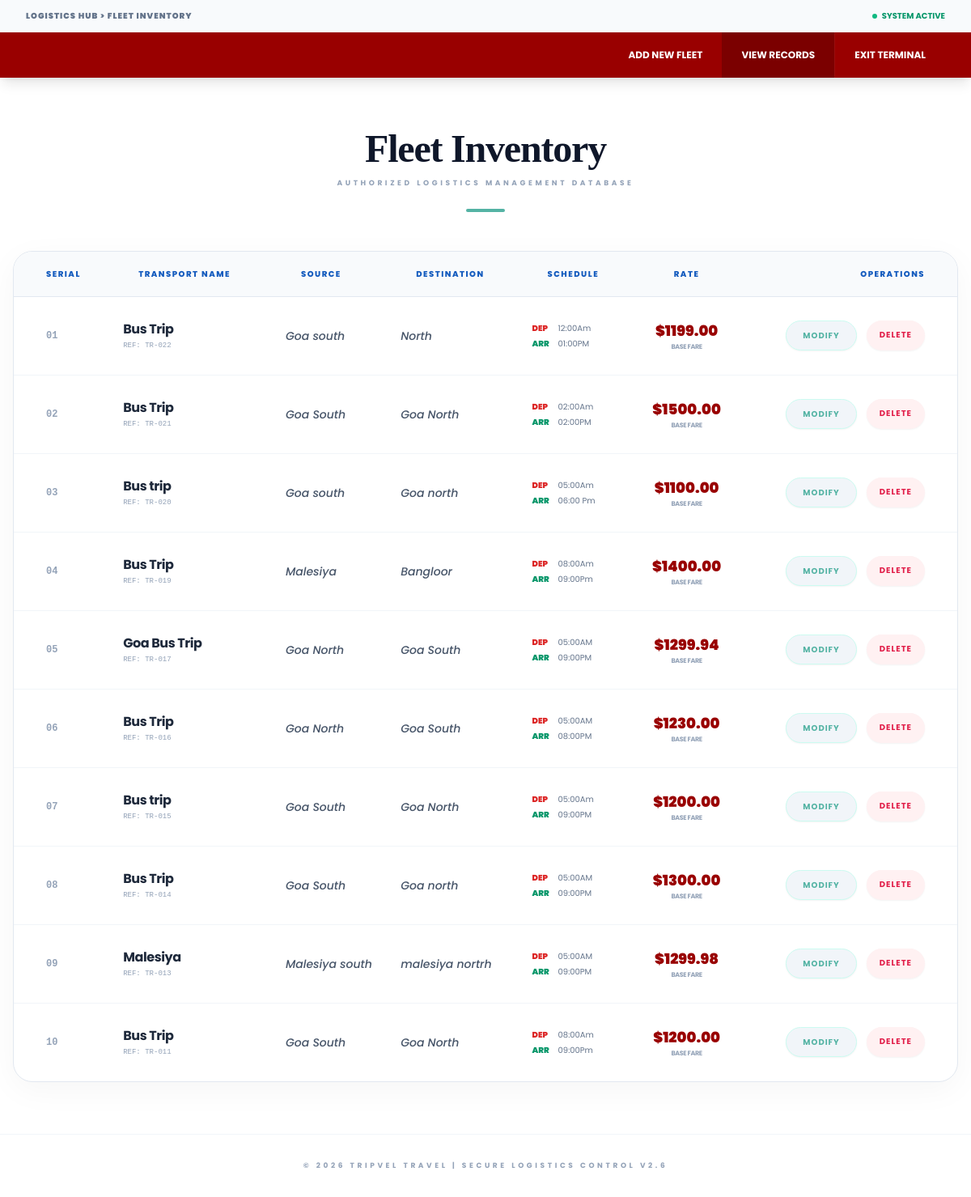
/ViewTransport/, run on the app's committed database.
### TravelApp/models.py (models this page shows)
class Transport(models.Model):
    transport_name = models.CharField(max_length=100)
    source = models.CharField(max_length=100)
    destination = models.CharField(max_length=100)
    departure_time = models.CharField(max_length=20)
    arrival_time = models.CharField(max_length=20)
    price = models.DecimalField(max_digits=10, decimal_places=2)
    class Meta:
        db_table = 'transport'

### TravelApp/views.py (the view)
# urls.py: path('ViewTransport/', views.ViewTransport, name='ViewTransport'),
def ViewTransport(request):
    items = Transport.objects.all().order_by('-id')
    return render(request, 'ViewTransport.html', {'items': items})

### TravelApp/templates/ViewTransport.html (shortened to what this page needs)
{% load static %}
<!DOCTYPE html>
<html lang="en" class="h-full">
<head>
    <script src="https://cdn.tailwindcss.com"></script>
</head>
<body class="bg-white">
    <div class="bg-slate-50 border-b border-slate-100 text-slate-400 text-[10px] py-3 px-8 flex justify-between items-center w-full z-50 relative">
        <div class="tracking-widest uppercase font-black text-slate-500">Logistics Hub > Fleet Inventory</div>
        <div class="flex space-x-6 items-center text-emerald-600 font-bold">
            <span class="flex items-center gap-1.5">
                <div class="w-1.5 h-1.5 bg-emerald-500 rounded-full animate-pulse"></div> SYSTEM ACTIVE
            </span>
        </div>
    </div>
    <header class="w-full bg-[#990000] shadow-lg sticky top-0 z-40">
        <div class="max-w-7xl mx-auto px-8 flex justify-end items-center">
            <a href="{% url 'AddTransport' %}" class="px-6 py-5 text-white text-xs font-bold uppercase hover:bg-black/20 transition">Add New Fleet</a>
            <a href="{% url 'ViewTransport' %}" class="px-6 py-5 text-white text-xs font-bold uppercase bg-black/20">View Records</a>
            <a href="{% url 'EmployeeScreen' %}" class="px-6 py-5 text-white text-xs font-bold uppercase hover:bg-black transition border-l border-red-800/50">Exit Terminal</a>
        </div>
    </header>
    <main class="flex-grow py-16 px-4">
        <div class="max-w-7xl mx-auto">
            <div class="mb-12 text-center">
                <h1 class="text-5xl font-serif font-black text-slate-900 mb-3 tracking-tight">Fleet Inventory</h1>
                <p class="text-slate-400 uppercase tracking-[0.4em] text-[9px] font-bold">Authorized Logistics Management Database</p>
                <div class="w-12 h-1 bg-[#54b3a4] mx-auto mt-6 rounded-full"></div>
            </div>
            <div class="table-container">
                <table class="w-full text-left border-collapse">
                    <thead>
                        <tr>
                            <th class="pl-10"> Serial</th>
                            <th>Transport Name</th>
                            <th>Source</th>
                            <th>Destination</th>
                            <th>Schedule</th>
                            <th class="text-center">Rate</th>
                            <th class="pr-10 text-right">Operations</th>
                        </tr>
                    </thead>
                    <tbody class="divide-y divide-slate-100">
                        {% for item in items %}
                        <tr class="hover:bg-slate-50 transition-colors duration-150">
                            <td class="pl-10 py-7 font-mono text-xs font-bold text-slate-400">
                                {{ forloop.counter|stringformat:"02d" }}
                            </td>
                            <td class="py-7">
                                <div class="font-bold text-slate-800 text-base tracking-tight">{{ item.transport_name }}</div>
                                <div class="text-[9px] text-slate-400 uppercase font-mono mt-0.5">Ref: TR-0{{ item.id }}</div>
                            </td>
                            <td class="py-7 text-sm font-medium text-slate-600 italic">
                                {{ item.source }}
                            </td>
                            <td class="py-7 text-sm font-medium text-slate-600 italic">
                                {{ item.destination }}
                            </td>
                            <td class="py-7">
                                <div class="flex flex-col gap-1">
                                    <div class="text-[10px] text-slate-500 flex items-center gap-2">
                                        <span class="font-black text-red-600 w-6">DEP</span> {{ item.departure_time }}
                                    </div>
                                    <div class="text-[10px] text-slate-500 flex items-center gap-2">
                                        <span class="font-black text-emerald-600 w-6">ARR</span> {{ item.arrival_time }}
                                    </div>
                                </div>
                            </td>
                            <td class="py-7 text-center">
                                <span class="text-lg font-black text-[#990000]">${{ item.price }}</span>
                                <div class="text-[8px] text-slate-400 uppercase font-bold tracking-tighter">Base Fare</div>
                            </td>
                            <td class="pr-10 py-7">
                                <div class="flex justify-end gap-3">
                                    <a href="/ModifyTransport?pid={{ item.id }}" class="modify-btn px-5 py-2.5 rounded-full text-[10px] font-bold uppercase tracking-widest shadow-sm">
                                        Modify
                                    </a>
                                    <a href="/DeleteTransport?pid={{ item.id }}" onclick="return confirm('Confirm permanent deletion?')" class="delete-btn px-4 py-2.5 rounded-full text-[10px] font-bold uppercase tracking-widest shadow-sm">
                                        Delete
                                    </a>
                                </div>
                            </td>
                        </tr>
                        {% endfor %}
                    </tbody>
                </table>
            </div>
        </div>
    </main>
    <footer class="bg-white border-t border-slate-100 text-slate-400 py-8 text-center text-[9px] uppercase tracking-[0.4em] font-bold">
        © 2026 Tripvel Travel | Secure Logistics Control v2.6
    </footer>
</body>
</html>

### TravelApp/templates/ViewTransport.html (style rules this page uses)
body { font-family: 'Poppins', sans-serif; display: flex; flex-direction: column; min-height: 100vh; background-color: #ffffff; color: #1e293b; }
.font-serif { font-family: 'Playfair Display', serif; }
.table-container { background: white; border-radius: 24px; border: 1px solid #e2e8f0; box-shadow: 0 10px 40px rgba(0,0,0,0.04); overflow: hidden; }
th { background-color: #f8fafc; color: #145bbe; text-transform: uppercase; font-size: 10px; font-weight: 800; letter-spacing: 0.15em; padding: 20px; border-bottom: 1px solid #e2e8f0; }
.modify-btn { background: #f1f5f9; color: #54b3a4; border: 1px solid #ccfbf1; transition: all 0.3s ease; }
.delete-btn { background: #fff1f2; color: #e11d48; transition: all 0.3s ease; }

### data on the page
Transport: transport_name "Bus Trip", id "22", source "Goa south", destination "North", departure_time "12:00Am", arrival_time "01:00PM", price "1199.00"
Transport: transport_name "Bus Trip", id "21", source "Goa South", destination "Goa North", departure_time "02:00Am", arrival_time "02:00PM", price "1500.00"
Transport: transport_name "Bus trip", id "20", source "Goa south", destination "Goa north", departure_time "05:00Am", arrival_time "06:00 Pm", price "1100.00"
Transport: transport_name "Bus Trip", id "19", source "Malesiya", destination "Bangloor", departure_time "08:00Am", arrival_time "09:00Pm", price "1400.00"
Transport: transport_name "Goa Bus Trip", id "17", source "Goa North", destination "Goa South", departure_time "05:00AM", arrival_time "09:00PM", price "1299.94"
Transport: transport_name "Bus Trip", id "16", source "Goa North", destination "Goa South", departure_time "05:00AM", arrival_time "08:00PM", price "1230.00"
Transport: transport_name "Bus trip", id "15", source "Goa South", destination "Goa North", departure_time "05:00Am", arrival_time "09:00PM", price "1200.00"
Transport: transport_name "Bus Trip", id "14", source "Goa South", destination "Goa north", departure_time "05:00AM", arrival_time "09:00PM", price "1300.00"
Transport: transport_name "Malesiya", id "13", source "Malesiya south", destination "malesiya nortrh", departure_time "05:00AM", arrival_time "09:00PM", price "1299.98"
Transport: transport_name "Bus Trip", id "11", source "Goa South", destination "Goa North", departure_time "08:00Am", arrival_time "09:00Pm", price "1200.00"
